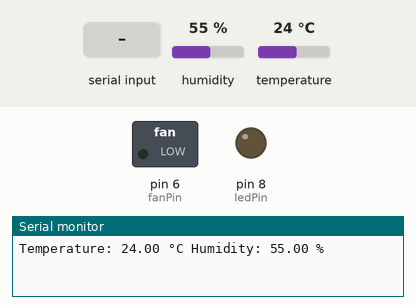
This sketch was run on a simulated Arduino Uno, built with avr-gcc and run on an emulated ATmega328P. Parts: switched loads named in the sketch (green lamp = pin HIGH), output pins drawn as LEDs (lit = HIGH), the last lines printed to the serial monitor. Inputs (shaded band) come from the test bench; at power-on: humidity 55 %, temperature 24 °C.

Above: at 1.2 s.
1.3 s: "1" received over Serial
At 3.2 s:
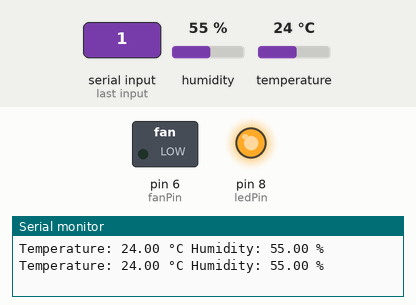
3.5 s: "2" received over Serial
At 4.6 s:
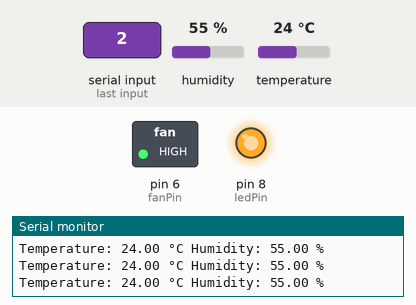
5.5 s: "1" received over Serial
At 7.0 s:
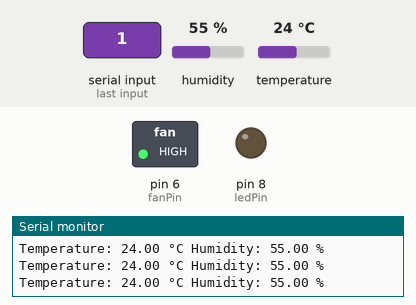
Timing chart, 0 to 8.5 s (numbered marks = the images above; inputs shaded):
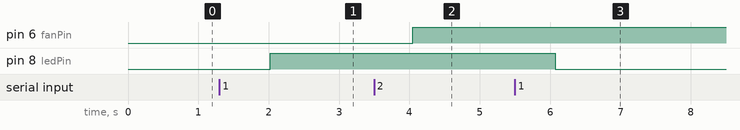

Measured:
- after the input at 1.3 s, pin 8 (ledPin): LOW → HIGH after 0.72 s
- after the input at 3.5 s, pin 6 (fanPin): LOW → HIGH after 0.55 s
- after the input at 5.5 s, pin 8 (ledPin): HIGH → LOW after 0.57 s

The sketch:

Arduino.ino
```cpp
#include "DHT.h"

#define DHTPIN 9      // Pin where the DHT11 is connected
#define DHTTYPE DHT11 // DHT11 sensor type

DHT dht(DHTPIN, DHTTYPE);

const int ledPin = 8;  // Pin for LED
const int fanPin = 6;  // Pin for Fan

void setup() {
  Serial.begin(9600);  // Begin serial communication
  dht.begin();         // Start DHT11 sensor
  pinMode(ledPin, OUTPUT);
  pinMode(fanPin, OUTPUT);
}

void loop() {
  // Check if data is available from Python
  if (Serial.available() > 0) {
    char command = Serial.read();  // Read the command from serial
    if (command == '1') {
      digitalWrite(ledPin, !digitalRead(ledPin)); // Toggle LED
    } else if (command == '2') {
      digitalWrite(fanPin, !digitalRead(fanPin)); // Toggle Fan
    }
  }

  // Read temperature and humidity from DHT11 sensor
  float temp = dht.readTemperature();
  float hum = dht.readHumidity();

  // Print temperature and humidity values
  if (isnan(temp) || isnan(hum)) {
    Serial.println("Failed to read from DHT sensor!");
  } else {
    Serial.print("Temperature: ");
    Serial.print(temp);
    Serial.print(" °C ");
    Serial.print("Humidity: ");
    Serial.print(hum);
    Serial.println(" %");
  }

  delay(2000); // Delay for sensor reading
}
```
